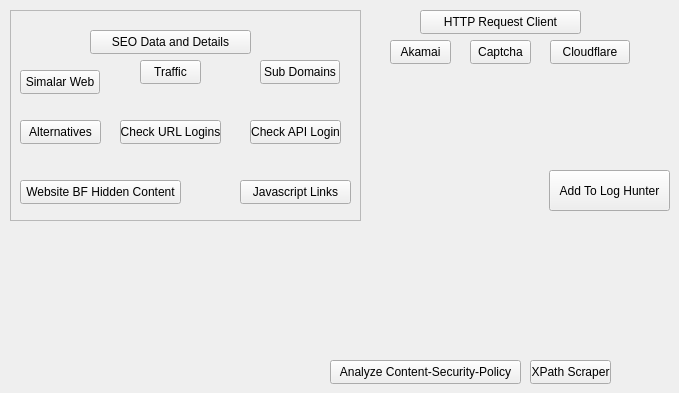
   <widget class="QWidget" name="Analytics_Tab">
    <attribute name="icon">
     <iconset>
      <normaloff>../../Downloads/icons8-analytics-48.png</normaloff>../../Downloads/icons8-analytics-48.png</iconset>
    </attribute>
    <attribute name="title">
     <string>Analytics</string>
    </attribute>
    <widget class="QPushButton" name="captcha_button">
     <property name="enabled">
      <bool>true</bool>
     </property>
     <property name="geometry">
      <rect>
       <x>470</x>
       <y>40</y>
       <width>61</width>
       <height>24</height>
      </rect>
     </property>
     <property name="text">
      <string>Captcha</string>
     </property>
    </widget>
    <widget class="QPushButton" name="cloudflare_button">
     <property name="enabled">
      <bool>true</bool>
     </property>
     <property name="geometry">
      <rect>
       <x>550</x>
       <y>40</y>
       <width>80</width>
       <height>24</height>
      </rect>
     </property>
     <property name="text">
      <string>Cloudflare</string>
     </property>
    </widget>
    <widget class="QPushButton" name="akamai_button">
     <property name="enabled">
      <bool>true</bool>
     </property>
     <property name="geometry">
      <rect>
       <x>390</x>
       <y>40</y>
       <width>61</width>
       <height>24</height>
      </rect>
     </property>
     <property name="text">
      <string>Akamai</string>
     </property>
    </widget>
    <widget class="QPushButton" name="http_request_button">
     <property name="enabled">
      <bool>true</bool>
     </property>
     <property name="geometry">
      <rect>
       <x>420</x>
       <y>10</y>
       <width>161</width>
       <height>24</height>
      </rect>
     </property>
     <property name="toolTip">
      <string>Display a HTTP Request Client to see live time stats and info.</string>
     </property>
     <property name="text">
      <string>HTTP Request Client</string>
     </property>
    </widget>
    <widget class="QPushButton" name="xpath_scraper_button">
     <property name="enabled">
      <bool>true</bool>
     </property>
     <property name="geometry">
      <rect>
       <x>530</x>
       <y>360</y>
       <width>81</width>
       <height>24</height>
      </rect>
     </property>
     <property name="text">
      <string>XPath Scraper</string>
     </property>
    </widget>
    <widget class="QPushButton" name="analyze_csp">
     <property name="enabled">
      <bool>true</bool>
     </property>
     <property name="geometry">
      <rect>
       <x>330</x>
       <y>360</y>
       <width>191</width>
       <height>24</height>
      </rect>
     </property>
     <property name="text">
      <string>Analyze Content-Security-Policy</string>
     </property>
    </widget>
    <widget class="QPushButton" name="add_to_log_hunter_button">
     <property name="enabled">
      <bool>true</bool>
     </property>
     <property name="geometry">
      <rect>
       <x>549</x>
       <y>170</y>
       <width>121</width>
       <height>41</height>
      </rect>
     </property>
     <property name="text">
      <string>Add To Log Hunter</string>
     </property>
    </widget>
    <widget class="QFrame" name="frame">
     <property name="geometry">
      <rect>
       <x>10</x>
       <y>10</y>
       <width>351</width>
       <height>211</height>
      </rect>
     </property>
     <property name="frameShape">
      <enum>QFrame::StyledPanel</enum>
     </property>
     <property name="frameShadow">
      <enum>QFrame::Raised</enum>
     </property>
     <widget class="QPushButton" name="seo_data_details_button">
      <property name="enabled">
       <bool>true</bool>
      </property>
      <property name="geometry">
       <rect>
        <x>80</x>
        <y>20</y>
        <width>161</width>
        <height>24</height>
       </rect>
      </property>
      <property name="toolTip">
       <string>Get the basic information and stats of your request by SEO</string>
      </property>
      <property name="text">
       <string>SEO Data and Details</string>
      </property>
     </widget>
     <widget class="QPushButton" name="javascript_links_button">
      <property name="enabled">
       <bool>true</bool>
      </property>
      <property name="geometry">
       <rect>
        <x>230</x>
        <y>170</y>
        <width>111</width>
        <height>24</height>
       </rect>
      </property>
      <property name="text">
       <string>Javascript Links</string>
      </property>
     </widget>
     <widget class="QPushButton" name="alternatives_button">
      <property name="enabled">
       <bool>true</bool>
      </property>
      <property name="geometry">
       <rect>
        <x>10</x>
        <y>110</y>
        <width>81</width>
        <height>24</height>
       </rect>
      </property>
      <property name="toolTip">
       <string>Discover simalar websites and alternatives</string>
      </property>
      <property name="text">
       <string>Alternatives</string>
      </property>
     </widget>
     <widget class="QPushButton" name="check_api_login_directories">
      <property name="enabled">
       <bool>true</bool>
      </property>
      <property name="geometry">
       <rect>
        <x>240</x>
        <y>110</y>
        <width>91</width>
        <height>24</height>
       </rect>
      </property>
      <property name="toolTip">
       <string>This will scan your requested URL for any API endpoints</string>
      </property>
      <property name="text">
       <string>Check API Login</string>
      </property>
     </widget>
     <widget class="QPushButton" name="sub_domains_button">
      <property name="enabled">
       <bool>true</bool>
      </property>
      <property name="geometry">
       <rect>
        <x>250</x>
        <y>50</y>
        <width>80</width>
        <height>24</height>
       </rect>
      </property>
      <property name="toolTip">
       <string>Scan for any related subdomains of the requested website</string>
      </property>
      <property name="whatsThis">
       <string/>
      </property>
      <property name="text">
       <string>Sub Domains</string>
      </property>
     </widget>
     <widget class="QPushButton" name="website_bf_hidden_content_button">
      <property name="enabled">
       <bool>true</bool>
      </property>
      <property name="geometry">
       <rect>
        <x>10</x>
        <y>170</y>
        <width>161</width>
        <height>24</height>
       </rect>
      </property>
      <property name="toolTip">
       <string>Website bruteforcer to find hidden file and folder
Requires a wordlist to be used</string>
      </property>
      <property name="whatsThis">
       <string>Website bruteforcer to find hidden file and folder
Requires a wordlist to be used</string>
      </property>
      <property name="text">
       <string>Website BF Hidden Content</string>
      </property>
     </widget>
     <widget class="QPushButton" name="traffic_button">
      <property name="enabled">
       <bool>true</bool>
      </property>
      <property name="geometry">
       <rect>
        <x>130</x>
        <y>50</y>
        <width>61</width>
        <height>24</height>
       </rect>
      </property>
      <property name="toolTip">
       <string>Display any traffic stats based on your target</string>
      </property>
      <property name="text">
       <string>Traffic</string>
      </property>
     </widget>
     <widget class="QPushButton" name="check_url_login_directories">
      <property name="enabled">
       <bool>true</bool>
      </property>
      <property name="geometry">
       <rect>
        <x>110</x>
        <y>110</y>
        <width>101</width>
        <height>24</height>
       </rect>
      </property>
      <property name="toolTip">
       <string>This will scan the requested website for any possible URL Login pages</string>
      </property>
      <property name="text">
       <string>Check URL Logins</string>
      </property>
     </widget>
     <widget class="QPushButton" name="simalar_web_button">
      <property name="enabled">
       <bool>true</bool>
      </property>
      <property name="geometry">
       <rect>
        <x>10</x>
        <y>60</y>
        <width>80</width>
        <height>24</height>
       </rect>
      </property>
      <property name="toolTip">
       <string>Find websites simalar to the one based on your request</string>
      </property>
      <property name="text">
       <string>Simalar Web</string>
      </property>
     </widget>
    </widget>
   </widget>
